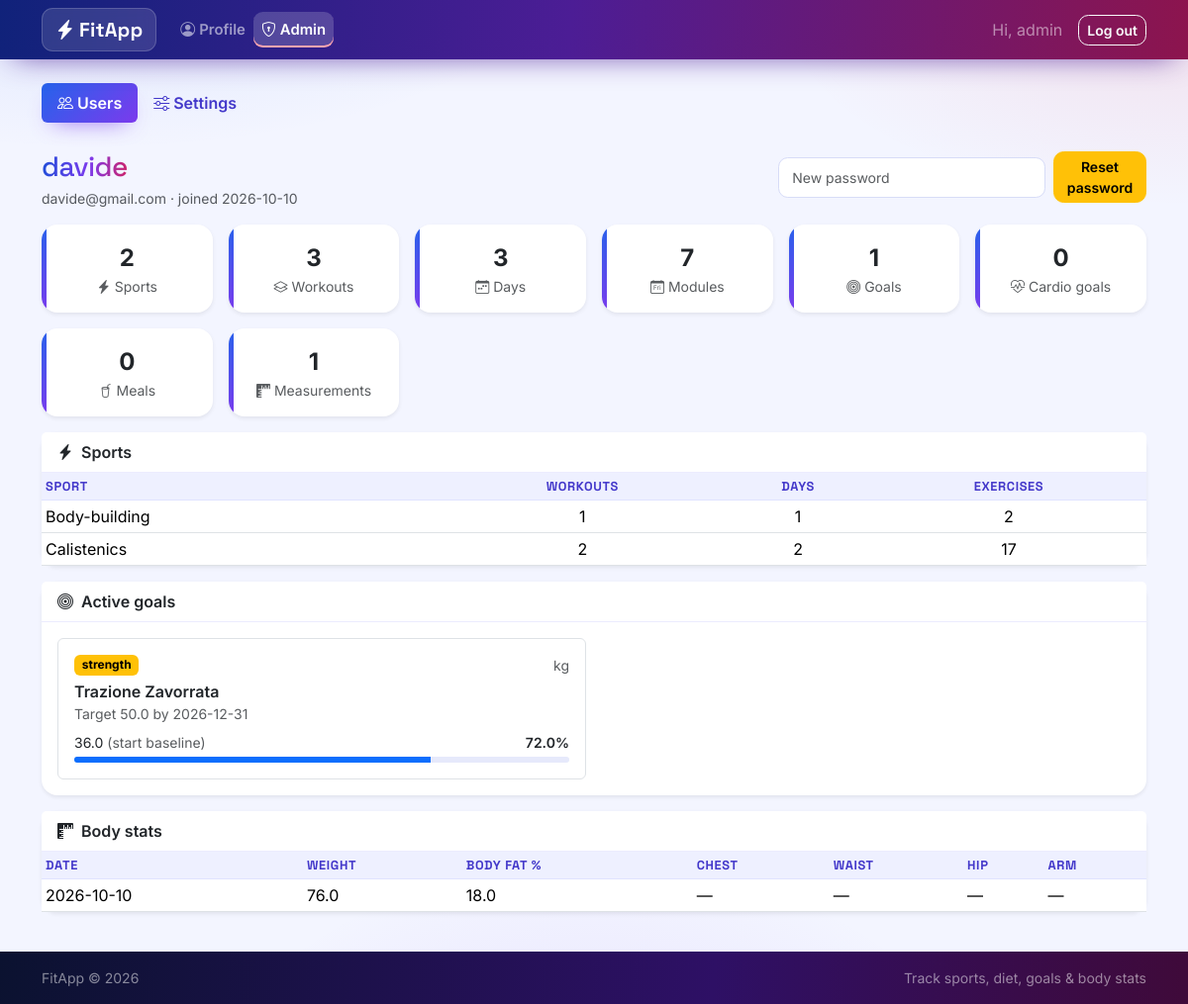
Page /admin/users/1 (signed in) on the committed database.
### tables this page shows
CREATE TABLE users (
    id            INTEGER PRIMARY KEY AUTOINCREMENT,
    username      TEXT UNIQUE NOT NULL,
    email         TEXT UNIQUE NOT NULL,
    password_hash TEXT NOT NULL,
    height_cm     REAL,
    birth_date    TEXT,
    sex           TEXT,
    created_at    TEXT NOT NULL DEFAULT (datetime('now'))
, role TEXT NOT NULL DEFAULT 'user');

CREATE TABLE "sports" (
                id         INTEGER PRIMARY KEY AUTOINCREMENT,
                user_id    INTEGER NOT NULL REFERENCES users (id) ON DELETE CASCADE,
                name       TEXT NOT NULL,
                notes      TEXT,
                created_at TEXT NOT NULL DEFAULT (datetime('now'))
            );

CREATE TABLE "goals" (
                    id           INTEGER PRIMARY KEY AUTOINCREMENT,
                    user_id      INTEGER NOT NULL REFERENCES users (id) ON DELETE CASCADE,
                    goal_type    TEXT NOT NULL CHECK (goal_type IN ('body', 'skill', 'strength')),
                    category     TEXT NOT NULL,
                    target_value TEXT NOT NULL,
                    unit         TEXT NOT NULL CHECK (unit IN ('kg', '%', 'seconds', 'reps', 'levels')),
                    start_value  TEXT,
                    target_date  TEXT,
                    status       TEXT NOT NULL DEFAULT 'active'
                                 CHECK (status IN ('active', 'achieved', 'abandoned')),
                    notes        TEXT,
                    created_at   TEXT NOT NULL DEFAULT (datetime('now'))
                );

CREATE TABLE body_stats (
    id           INTEGER PRIMARY KEY AUTOINCREMENT,
    user_id      INTEGER NOT NULL REFERENCES users (id) ON DELETE CASCADE,
    stat_date    TEXT NOT NULL,
    weight_kg    REAL,
    body_fat_pct REAL,
    chest_cm     REAL,
    waist_cm     REAL,
    hip_cm       REAL,
    arm_cm       REAL,
    notes        TEXT
);

### fitapp/routes/admin.py (the view, shortened to what this page needs)
@bp.route("/users/<int:user_id>")
@admin_required
def user_detail(user_id):
    db = get_db()
    user = _get_user(db, user_id)
    counts = _counts(db, user_id)
    sports = db.execute(
        """SELECT s.*,
                  (SELECT COUNT(*) FROM workouts w WHERE w.sport_id = s.id) AS workout_count,
                  (SELECT COUNT(*) FROM workout_days d
                     JOIN workouts w ON w.id = d.workout_id
                    WHERE w.sport_id = s.id) AS day_count,
                  (SELECT COUNT(*) FROM day_entry_sets ses
                     JOIN day_entries e ON e.id = ses.day_entry_id
                     JOIN workout_days d ON d.id = e.workout_day_id
                     JOIN workouts w ON w.id = d.workout_id
                    WHERE w.sport_id = s.id) AS exercise_count
           FROM sports s WHERE s.user_id = ? ORDER BY s.created_at DESC, s.id DESC""",
        (user_id,),
    ).fetchall()
    any_goal = db.execute(
        "SELECT id FROM goals WHERE user_id = ? LIMIT 1", (user_id,)
    ).fetchone()
    any_cardio = db.execute(
        "SELECT id FROM cardio_goals WHERE user_id = ? LIMIT 1", (user_id,)
    ).fetchone()
    goals = []
    if any_goal is not None:
        rows = db.execute(
            """SELECT * FROM goals WHERE user_id = ? AND status = 'active'
               ORDER BY (target_date IS NULL), target_date, id DESC""",
            (user_id,),
        ).fetchall()
        for goal in rows:
            current, source = progress.current_value(db, user_id, goal)
            goals.append(
                {
                    "goal": dict(goal, is_cardio=False),
                    "current": current,
                    "source": source,
                    "percent": progress.percent(db, goal, current),
                }
            )
    stats = db.execute(
        """SELECT * FROM body_stats WHERE user_id = ?
           ORDER BY stat_date DESC, id DESC LIMIT 10""",
        (user_id,),
    ).fetchall()
    meals = db.execute(
        """SELECT * FROM diets WHERE user_id = ?
           ORDER BY diet_date DESC, id DESC LIMIT 10""",
        (user_id,),
    ).fetchall()
    return render_template(
        "admin/user_detail.html",
        user=user,
        counts=counts,
        sports=sports,
        goals=goals,
        stats=stats,
        meals=meals,
    )

### fitapp/templates/admin/user_detail.html (shortened to what this page needs)
{% extends "base.html" %}
{% block content %}
{% include "admin/_tabs.html" %}
<div class="d-flex flex-wrap justify-content-between align-items-center gap-2 mb-3">
  <div>
    <h1 class="h3 mb-1 mt-1">
    </h1>
    <div class="small text-muted">{{ user['email'] }} &middot; joined {{ (user['created_at'] or '')[:10] }}</div>
  </div>
  {% if user['role'] == 'user' %}
  <form action="{{ url_for('admin.user_reset_password', user_id=user['id']) }}" method="post"
        class="d-flex align-items-center gap-2 needs-validation" novalidate>
    <input class="form-control form-control-sm" name="password" type="password" minlength="6"
           placeholder="New password" required>
    <button class="btn btn-sm btn-warning" type="submit">Reset password</button>
  </form>
  {% endif %}
</div>
<div class="row g-3 mb-3">
  {% for key, icon, label in [('sports', 'bi-lightning-charge-fill', 'Sports'),
                              ('workouts', 'bi-layers', 'Workouts'),
                              ('days', 'bi-calendar-week', 'Days'),
                              ('modules', 'bi-calendar-day', 'Modules'),
                                ('goals', 'bi-bullseye', 'Goals'),
                                ('cardio_goals', 'bi-heart-pulse', 'Cardio goals'),
                                ('meals', 'bi-cup-straw', 'Meals'),
                              ('measurements', 'bi-rulers', 'Measurements')] %}
  <div class="col-6 col-md-4 col-xl-2">
    <div class="card stat-card h-100 shadow-sm border-0">
      <div class="card-body text-center">
        <div class="fs-4 fw-bold">{{ counts[key] }}</div>
        <div class="small text-muted"><i class="bi {{ icon }} me-1"></i>{{ label }}</div>
      </div>
    </div>
  </div>
  {% endfor %}
</div>
{% if sports %}
<div class="card shadow-sm border-0 mb-3">
  <div class="card-header fw-semibold"><i class="bi bi-lightning-charge-fill me-2"></i>Sports</div>
  <div class="card-body p-0">
    <div class="table-responsive">
      <table class="table table-sm table-hover align-middle mb-0">
        <thead class="table-light"><tr><th>Sport</th><th class="text-center">Workouts</th><th class="text-center">Days</th><th class="text-center">Exercises</th></tr></thead>
        <tbody>
          {% for s in sports %}
          <tr>
            <td>{{ s['name'] }}</td>
            <td class="text-center">{{ s['workout_count'] }}</td>
            <td class="text-center">{{ s['day_count'] }}</td>
            <td class="text-center">{{ s['exercise_count'] }}</td>
          </tr>
          {% endfor %}
        </tbody>
      </table>
    </div>
  </div>
</div>
{% endif %}
{% if goals %}
<div class="card shadow-sm border-0 mb-3">
  <div class="card-header fw-semibold"><i class="bi bi-bullseye me-2"></i>Active goals</div>
  <div class="card-body">
    <div class="row g-3">
      {% for item in goals %}
      {% set goal = item['goal'] %}
      <div class="col-md-6">
        <div class="border rounded p-3 h-100">
          <div class="d-flex justify-content-between align-items-center mb-1">
            <span class="badge {{ {'body': 'text-bg-info', 'skill': 'text-bg-primary', 'strength': 'text-bg-warning', 'cardio': 'text-bg-success'}.get(goal['goal_type'], 'text-bg-secondary') }}">{{ goal['goal_type'] }}</span>
            <span class="small text-muted">{{ goal['unit'] }}</span>
          </div>
          <div class="fw-semibold">{{ goal['category'] }}</div>
          <div class="small text-muted">
            Target {{ goal['target_value'] }}{% if goal['target_date'] %} by {{ goal['target_date'] }}{% endif %}
          </div>
          {% if item['percent'] is not none %}
          <div class="d-flex justify-content-between small mt-2 mb-1">
            <span>{{ item['current'] }} <span class="text-muted">({{ item['source'] }})</span></span>
            <span class="fw-semibold">{{ item['percent'] }}%</span>
          </div>
          <div class="progress" style="height: 6px;">
            <div class="progress-bar" style="width: {{ item['percent']|int }}%"></div>
          </div>
          {% else %}
          <div class="small text-muted mt-2">No progress data yet.</div>
          {% endif %}
        </div>
      </div>
      {% endfor %}
    </div>
  </div>
</div>
{% endif %}
{% if stats %}
<div class="card shadow-sm border-0 mb-3">
  <div class="card-header fw-semibold"><i class="bi bi-rulers me-2"></i>Body stats</div>
  <div class="card-body p-0">
    <div class="table-responsive">
      <table class="table table-sm table-hover align-middle mb-0">
        <thead class="table-light"><tr><th>Date</th><th>Weight</th><th>Body fat %</th><th>Chest</th><th>Waist</th><th>Hip</th><th>Arm</th></tr></thead>
        <tbody>
          {% for s in stats %}
          <tr>
            <td>{{ s['stat_date'] }}</td>
            <td>{{ s['weight_kg'] or '—' }}</td>
            <td>{{ s['body_fat_pct'] or '—' }}</td>
            <td>{{ s['chest_cm'] or '—' }}</td>
            <td>{{ s['waist_cm'] or '—' }}</td>
            <td>{{ s['hip_cm'] or '—' }}</td>
            <td>{{ s['arm_cm'] or '—' }}</td>
          </tr>
          {% endfor %}
        </tbody>
      </table>
    </div>
  </div>
</div>
{% endif %}
{% endblock %}

### fitapp/templates/base.html (shortened to what this page needs)
<!doctype html>
<html lang="en" data-bs-theme="light">
<head>
  <link href="https://cdn.jsdelivr.net/npm/bootstrap@5.3.3/dist/css/bootstrap.min.css" rel="stylesheet">
  <link href="https://cdn.jsdelivr.net/npm/bootstrap-icons@1.11.3/font/bootstrap-icons.min.css" rel="stylesheet">
  <link href="{{ url_for('static', filename='css/style.css') }}" rel="stylesheet">
</head>
<body class="d-flex flex-column min-vh-100">
<nav class="navbar navbar-expand-lg navbar-dark navbar-fitapp sticky-top">
  <div class="container">
    <a class="navbar-brand fw-bold" href="{{ url_for('dashboard.index') }}">
      <i class="bi bi-lightning-charge-fill me-1"></i>FitApp
    </a>
    <div class="collapse navbar-collapse" id="mainNav">
      {% if g.user %}
      <ul class="navbar-nav me-auto">
        {% if g.user['role'] == 'admin' %}
        <li class="nav-item"><a class="nav-link {% if request.endpoint and request.endpoint.startswith('profile.') %}active{% endif %}"
           href="{{ url_for('profile.index') }}"><i class="bi bi-person-circle me-1"></i>Profile</a></li>
        <li class="nav-item"><a class="nav-link {% if request.endpoint and request.endpoint.startswith('admin.') %}active{% endif %}"
           href="{{ url_for('admin.index') }}"><i class="bi bi-shield-lock me-1"></i>Admin</a></li>
        {% endif %}
      </ul>
      <div class="d-flex align-items-center">
        <span class="navbar-text me-3 text-white-50">Hi, {{ g.user['username'] }}</span>
        <form action="{{ url_for('auth.logout') }}" method="post" class="m-0">
          <button class="btn btn-outline-light btn-sm" type="submit">Log out</button>
        </form>
      </div>
      {% endif %}
    </div>
  </div>
</nav>
<main class="container py-4 flex-grow-1">
  {% block content %}{% endblock %}
</main>
<footer class="bg-dark text-white-50 py-3 mt-auto">
  <div class="container small d-flex justify-content-between">
    <span>FitApp &copy; {{ now_year if now_year else '2026' }}</span>
    <span>Track sports, diet, goals &amp; body stats</span>
  </div>
</footer>
</body>
</html>

### rows in the picture
users: user.username "admin"
users: email "davide@gmail.com", created_at "2026-10-10"
sports: name "Body-building", workout_count "1", day_count "1", exercise_count "2"
sports: name "Calistenics", workout_count "2", day_count "2", exercise_count "17"
goals: goal_type "strength", unit "kg", category "Trazione Zavorrata", target_value "50.0", target_date "2026-12-31"
body_stats: stat_date "2026-10-10", weight_kg "76.0", body_fat_pct "18.0", s "—"

### other values in the picture
{{ counts[key] }} "2" "3" "3" "7" "1" "0" "0" "1"
{{ label }} "Sports" "Workouts" "Days" "Modules" "Goals" "Cardio goals" "Meals" "Measurements"
{{ item['current'] }} "36.0"
{{ item['source'] }} "start baseline"
{{ item['percent'] }} "72.0"
